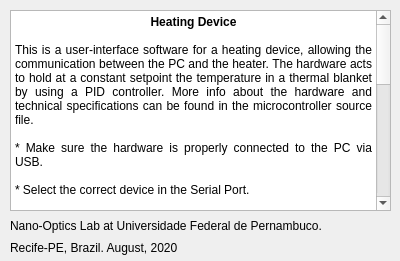
<?xml version="1.0" encoding="UTF-8"?>
<ui version="4.0">
 <class>Dialog</class>
 <widget class="QDialog" name="Dialog">
  <property name="geometry">
   <rect>
    <x>0</x>
    <y>0</y>
    <width>400</width>
    <height>261</height>
   </rect>
  </property>
  <property name="windowTitle">
   <string>Dialog</string>
  </property>
  <widget class="QTextBrowser" name="textBrowser">
   <property name="geometry">
    <rect>
     <x>10</x>
     <y>10</y>
     <width>381</width>
     <height>201</height>
    </rect>
   </property>
   <property name="html">
    <string>&lt;!DOCTYPE HTML PUBLIC &quot;-//W3C//DTD HTML 4.0//EN&quot; &quot;http://www.w3.org/TR/REC-html40/strict.dtd&quot;&gt;
&lt;html&gt;&lt;head&gt;&lt;meta name=&quot;qrichtext&quot; content=&quot;1&quot; /&gt;&lt;style type=&quot;text/css&quot;&gt;
p, li { white-space: pre-wrap; }
&lt;/style&gt;&lt;/head&gt;&lt;body style=&quot; font-family:'MS Shell Dlg 2'; font-size:8.25pt; font-weight:400; font-style:normal;&quot;&gt;
&lt;p align=&quot;center&quot; style=&quot; margin-top:0px; margin-bottom:0px; margin-left:0px; margin-right:0px; -qt-block-indent:0; text-indent:0px;&quot;&gt;&lt;span style=&quot; font-family:'Sans Serif'; font-size:9pt; font-weight:600;&quot;&gt;Heating Device&lt;/span&gt;&lt;/p&gt;
&lt;p style=&quot;-qt-paragraph-type:empty; margin-top:0px; margin-bottom:0px; margin-left:0px; margin-right:0px; -qt-block-indent:0; text-indent:0px; font-family:'Sans Serif'; font-size:9pt; font-weight:600;&quot;&gt;&lt;br /&gt;&lt;/p&gt;
&lt;p align=&quot;justify&quot; style=&quot; margin-top:0px; margin-bottom:0px; margin-left:0px; margin-right:0px; -qt-block-indent:0; text-indent:0px;&quot;&gt;&lt;span style=&quot; font-family:'Sans Serif'; font-size:9pt;&quot;&gt;This is a user-interface software for a heating device, allowing the communication between the PC and the heater. The hardware acts to hold at a constant setpoint the temperature in a thermal blanket by using a PID controller. More info about the hardware and technical specifications can be found in the microcontroller source file.&lt;/span&gt;&lt;/p&gt;
&lt;p align=&quot;justify&quot; style=&quot;-qt-paragraph-type:empty; margin-top:0px; margin-bottom:0px; margin-left:0px; margin-right:0px; -qt-block-indent:0; text-indent:0px; font-family:'Sans Serif'; font-size:9pt;&quot;&gt;&lt;br /&gt;&lt;/p&gt;
&lt;p align=&quot;justify&quot; style=&quot; margin-top:0px; margin-bottom:0px; margin-left:0px; margin-right:0px; -qt-block-indent:0; text-indent:0px;&quot;&gt;&lt;span style=&quot; font-family:'Sans Serif'; font-size:9pt;&quot;&gt;* Make sure the hardware is properly connected to the PC via USB.&lt;/span&gt;&lt;/p&gt;
&lt;p align=&quot;justify&quot; style=&quot;-qt-paragraph-type:empty; margin-top:0px; margin-bottom:0px; margin-left:0px; margin-right:0px; -qt-block-indent:0; text-indent:0px; font-family:'Sans Serif'; font-size:9pt;&quot;&gt;&lt;br /&gt;&lt;/p&gt;
&lt;p align=&quot;justify&quot; style=&quot; margin-top:0px; margin-bottom:0px; margin-left:0px; margin-right:0px; -qt-block-indent:0; text-indent:0px;&quot;&gt;&lt;span style=&quot; font-family:'Sans Serif'; font-size:9pt;&quot;&gt;* Select the correct device in the Serial Port.&lt;/span&gt;&lt;/p&gt;
&lt;p align=&quot;justify&quot; style=&quot;-qt-paragraph-type:empty; margin-top:0px; margin-bottom:0px; margin-left:0px; margin-right:0px; -qt-block-indent:0; text-indent:0px; font-family:'Sans Serif'; font-size:9pt;&quot;&gt;&lt;br /&gt;&lt;/p&gt;
&lt;p align=&quot;justify&quot; style=&quot; margin-top:0px; margin-bottom:0px; margin-left:0px; margin-right:0px; -qt-block-indent:0; text-indent:0px;&quot;&gt;&lt;span style=&quot; font-family:'Sans Serif'; font-size:9pt;&quot;&gt;* By clicking in 'Pair', you start the communication and allow the software to receive the temperature data. It will be shown in the plot. The setpoint is automatically set to 20°C. Increase it to turn on the heating.&lt;/span&gt;&lt;/p&gt;
&lt;p align=&quot;justify&quot; style=&quot;-qt-paragraph-type:empty; margin-top:0px; margin-bottom:0px; margin-left:0px; margin-right:0px; -qt-block-indent:0; text-indent:0px; font-family:'Sans Serif'; font-size:9pt;&quot;&gt;&lt;br /&gt;&lt;/p&gt;
&lt;p align=&quot;justify&quot; style=&quot; margin-top:0px; margin-bottom:0px; margin-left:0px; margin-right:0px; -qt-block-indent:0; text-indent:0px;&quot;&gt;&lt;span style=&quot; font-family:'Sans Serif'; font-size:9pt;&quot;&gt;* Once you click in 'Unpair', the device is fully disconnected. And the heater turned off.&lt;/span&gt;&lt;/p&gt;
&lt;p align=&quot;justify&quot; style=&quot;-qt-paragraph-type:empty; margin-top:0px; margin-bottom:0px; margin-left:0px; margin-right:0px; -qt-block-indent:0; text-indent:0px; font-family:'Sans Serif'; font-size:9pt;&quot;&gt;&lt;br /&gt;&lt;/p&gt;
&lt;p align=&quot;justify&quot; style=&quot; margin-top:0px; margin-bottom:0px; margin-left:0px; margin-right:0px; -qt-block-indent:0; text-indent:0px;&quot;&gt;&lt;span style=&quot; font-family:'Sans Serif'; font-size:9pt;&quot;&gt;* The heating device is not supposed to cool. The minimum temperature is room temperature.&lt;/span&gt;&lt;/p&gt;
&lt;p align=&quot;justify&quot; style=&quot;-qt-paragraph-type:empty; margin-top:0px; margin-bottom:0px; margin-left:0px; margin-right:0px; -qt-block-indent:0; text-indent:0px; font-family:'Sans Serif'; font-size:9pt;&quot;&gt;&lt;br /&gt;&lt;/p&gt;
&lt;p align=&quot;justify&quot; style=&quot; margin-top:0px; margin-bottom:0px; margin-left:0px; margin-right:0px; -qt-block-indent:0; text-indent:0px;&quot;&gt;&lt;span style=&quot; font-family:'Sans Serif'; font-size:9pt;&quot;&gt;* By clicking in the Settings push-button, you can adjust the PID parameters and the max/min temperature. These specifications will be saved and automatically loaded when the software opens again.&lt;/span&gt;&lt;/p&gt;
&lt;p align=&quot;justify&quot; style=&quot;-qt-paragraph-type:empty; margin-top:0px; margin-bottom:0px; margin-left:0px; margin-right:0px; -qt-block-indent:0; text-indent:0px; font-family:'Sans Serif'; font-size:9pt;&quot;&gt;&lt;br /&gt;&lt;/p&gt;
&lt;p align=&quot;justify&quot; style=&quot; margin-top:0px; margin-bottom:0px; margin-left:0px; margin-right:0px; -qt-block-indent:0; text-indent:0px;&quot;&gt;&lt;span style=&quot; font-family:'Sans Serif'; font-size:9pt;&quot;&gt;* The progress-bar represents the distance to max/min defined in Settings.&lt;/span&gt;&lt;/p&gt;
&lt;p align=&quot;justify&quot; style=&quot;-qt-paragraph-type:empty; margin-top:0px; margin-bottom:0px; margin-left:0px; margin-right:0px; -qt-block-indent:0; text-indent:0px; font-family:'Sans Serif'; font-size:9pt;&quot;&gt;&lt;br /&gt;&lt;/p&gt;
&lt;p align=&quot;justify&quot; style=&quot; margin-top:0px; margin-bottom:0px; margin-left:0px; margin-right:0px; -qt-block-indent:0; text-indent:0px;&quot;&gt;&lt;span style=&quot; font-family:'Sans Serif'; font-size:9pt;&quot;&gt;-------------------------------------------------------------------------------------------&lt;/span&gt;&lt;/p&gt;
&lt;p align=&quot;justify&quot; style=&quot; margin-top:0px; margin-bottom:0px; margin-left:0px; margin-right:0px; -qt-block-indent:0; text-indent:0px;&quot;&gt;&lt;span style=&quot; font-family:'Sans Serif'; font-size:9pt;&quot;&gt;Created by Allison Pessoa (allisonpessoa@hotmail.com) for academic purposes only. It is not supposed to be fully or partially commercialized.&lt;/span&gt;&lt;/p&gt;
&lt;p align=&quot;justify&quot; style=&quot;-qt-paragraph-type:empty; margin-top:0px; margin-bottom:0px; margin-left:0px; margin-right:0px; -qt-block-indent:0; text-indent:0px; font-family:'Sans Serif'; font-size:9pt;&quot;&gt;&lt;br /&gt;&lt;/p&gt;
&lt;p align=&quot;justify&quot; style=&quot; margin-top:0px; margin-bottom:0px; margin-left:0px; margin-right:0px; -qt-block-indent:0; text-indent:0px;&quot;&gt;&lt;span style=&quot; font-family:'Sans Serif'; font-size:9pt;&quot;&gt;Please contact me if you want to report misfunctions.&lt;/span&gt;&lt;/p&gt;&lt;/body&gt;&lt;/html&gt;</string>
   </property>
  </widget>
  <widget class="QLabel" name="label">
   <property name="geometry">
    <rect>
     <x>10</x>
     <y>210</y>
     <width>381</width>
     <height>31</height>
    </rect>
   </property>
   <property name="text">
    <string>Nano-Optics Lab at Universidade Federal de Pernambuco.</string>
   </property>
  </widget>
  <widget class="QLabel" name="label_2">
   <property name="geometry">
    <rect>
     <x>10</x>
     <y>240</y>
     <width>191</width>
     <height>16</height>
    </rect>
   </property>
   <property name="text">
    <string>Recife-PE, Brazil. August, 2020</string>
   </property>
  </widget>
 </widget>
 <resources/>
 <connections/>
</ui>
